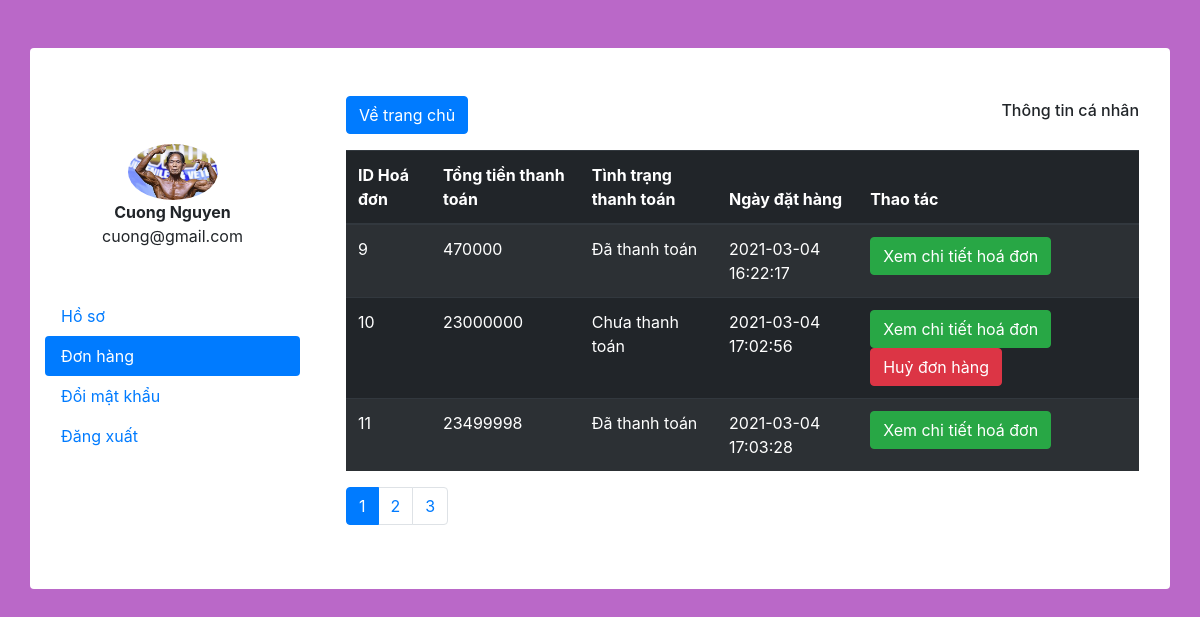
Screenshot of /user_info.php (signed in) with the database file from the repository.
### tables this page shows
CREATE TABLE IF NOT EXISTS `users` (
  `id` int(10) UNSIGNED NOT NULL AUTO_INCREMENT,
  `name` varchar(191) NOT NULL,
  `email` varchar(191) NOT NULL,
  `password` varchar(191) NOT NULL,
  `birth` date NOT NULL DEFAULT '2021-01-22',
  `ngay_tao_tai_khoan` datetime NOT NULL DEFAULT CURRENT_TIMESTAMP,
  `phone` varchar(30) NOT NULL DEFAULT '0',
  `address` varchar(40) NOT NULL,
  `photo` varchar(100) NOT NULL DEFAULT 'image.jpg',
  `is_lock` tinyint(1) NOT NULL DEFAULT '0',
  `is_delete` tinyint(1) NOT NULL DEFAULT '0',
  PRIMARY KEY (`id`),
  UNIQUE KEY `users_email_unique` (`email`)
);

CREATE TABLE IF NOT EXISTS `hoadons` (
  `id` int(10) UNSIGNED NOT NULL AUTO_INCREMENT,
  `user_id` int(10) UNSIGNED NOT NULL,
  `dia_chi_nhan_hang` varchar(50) NOT NULL,
  `tinh_trang_thanh_toan` tinyint(4) NOT NULL DEFAULT '0',
  `ngay_tao` datetime NOT NULL DEFAULT CURRENT_TIMESTAMP,
  `created_at` timestamp NULL DEFAULT NULL,
  `updated_at` timestamp NULL DEFAULT NULL,
  PRIMARY KEY (`id`),
  KEY `user_id` (`user_id`)
);

### user_info.php (called while the page is built, shortened)
<?php
    include_once('config_user.php');
    $_isUserProfilePage = true;
    include_once($level_config_layout.'layout.php');
?>

### lib/DP.php (called while the page is built, shortened)
<?php
	class DP {
		private static function connect_DB() {
			$host = 'localhost';
			$dbname = 'dientoandammay';
			$us = 'root';
			$pass = '';
			try {
				$conn = new PDO("mysql:host=$host;dbname=$dbname;charset=utf8mb4", $us, $pass,
				array(
					PDO::ATTR_ERRMODE => PDO::ERRMODE_EXCEPTION,
					PDO::ATTR_PERSISTENT => false,
					PDO::MYSQL_ATTR_INIT_COMMAND => "SET NAMES utf8mb4 COLLATE utf8mb4_unicode_ci"
					)
				);
				return $conn;
			}
			catch (PDOExecption $e) {
				echo '<script> alert("Error: '. $e->getMessage().'");</script>';
				return null;
			}
		}
		private static function get_type($var) {
			switch (gettype($var)) {
				case 'integer': return PDO::PARAM_INT;
			}
		}
		public static function run_query($query,$paras,$type) {
			try {
				$con = DP::connect_DB();
				$h = $con->prepare($query);
				foreach ($paras as $key=>$para) {
					$h->bindValue($key+1,$para,DP::get_type($para));
				}
				$h->execute();
				switch($type)
				{
					case 2: $result = $h->fetchAll(); break;
				}
				return $result;
			} catch (PDOException $e) {
				echo '<script>alert("'.$e->getMessage().'".);</script>';
			}
		}
	}
?>

### components/users/info.php (the view, shortened to what this page needs)
<?php
    $user_info = DP::run_query("select * from users where is_lock = 0 and id = ? and is_delete = 0",[(int)$_SESSION["id"]],2);
?>
<div class="container rounded bg-white mt-5">
    <div class="row">
        <div class="col-md-3 border-right">
        <?php
            if($user_info[0]["photo"] == "image.jpg") {
        ?>
            <div class="d-flex flex-column align-items-center text-center p-3 py-5">
                <img class="rounded-circle mt-5" src="<?php echo _DIR_['IMG']['USERS']."info/image.jpg" ?>" width="90">
                <span class="font-weight-bold"><?php echo $user_info[0]["name"]; ?></span>
                <span class="text-black-50"><?php echo $user_info[0]["email"]; ?></span>
            </div>
        <?php
            } else {
        ?>
            <div class="d-flex flex-column align-items-center text-center p-3 py-5">
                <img class="rounded-circle mt-5" src="<?php echo _DIR_['IMG']['USERS']."info/".$user_info[0]['photo'] ;?>" width="90">
                <span class="font-weight-bold"><?php echo $user_info[0]["name"]; ?></span>
                <span class="text-black-50"><?php echo $user_info[0]["email"]; ?></span>
            </div>
         <?php
            }
        ?>
            <div class="nav flex-column nav-pills" id="v-pills-tab" role="tablist" aria-orientation="vertical">
                <a class="nav-link" id="form-user-tab" data-toggle="pill" href="#form-user" role="tab" aria-controls="v-pills-home" aria-selected="true">Hồ sơ</a>
                <a class="nav-link active" id="list-don-hang-tab" data-toggle="pill" href="#list-don-hang" role="tab" aria-controls="v-pills-profile" aria-selected="false">Đơn hàng</a>
                <a class="nav-link" id="form-change-pass-tab" data-toggle="pill" href="#form-change-pass" role="tab" aria-controls="v-pills-messages" aria-selected="false">Đổi mật khẩu</a>
                <a class="nav-link" id="form-change-pass-tab" href="user_logout.php">Đăng xuất</a>
            </div>
        </div>
        <div class="col-md-9">
            <div class="p-3 py-5 tab-content">
                <div class="d-flex justify-content-between align-items-center mb-3">
                    <a href="index.php" class="btn btn-primary">Về trang chủ</a>
                    <h6 class="text-right">Thông tin cá nhân</h6>
                </div>
                <div class="tab-pane show active" id="list-don-hang" role="tabpanel" aria-labelledby="list-don-hang-tab">
                    <table class="table table-striped table-dark">
                        <thead>
                            <th>ID Hoá đơn</th>
                            <th>Tổng tiền thanh toán</th>
                            <th>Tình trạng thanh toán</th>
                            <th>Ngày đặt hàng</th>
                            <th>Thao tác</th>
                        </thead>
                        <tbody>
                        <?php
                            $page = 1;
                            $num_row = 3;
                            $min = 1;
                            $count = DP::run_query("select count(*) as 'count' from hoadons where hoadons.user_id = ?",[(int)$_SESSION["id"]],2);
                            $len = $count[0]['count'];
                            $paginate = ceil($len / $num_row) + 1;
                            $bills = DP::run_query("select hoadons.id as 'id',tinh_trang_thanh_toan,sum(chitiethoadons.so_luong * chitiethoadons.don_gia) as 'tong_tien',ngay_tao from hoadons,chitiethoadons where hoadons.id = chitiethoadons.hoa_don_id and hoadons.user_id = ? group by chitiethoadons.hoa_don_id limit ?,? ",[(int)$_SESSION["id"],$min - 1,$num_row],2);
                            foreach($bills as $bill) {
                        ?>
                            <tr id="hoa-don-<?php echo $bill["id"]?>">
                                <td><?php echo $bill["id"];?></td>
                                <td><?php echo $bill["tong_tien"];?></td>
                                <?php
                                    if($bill["tinh_trang_thanh_toan"] == "1") {
                                ?>
                                        <td>Đã thanh toán</td>
                                <?php
                                    } else {
                                ?>
                                        <td>Chưa thanh toán</td>
                                <?php
                                    }
                                ?>
                                <td><?php echo $bill["ngay_tao"] ;?></td>
                                <td>
                                    <button data-bill_id="<?php echo $bill["id"];?>" class="btn btn-success btn-xem-chi-tiet-hoa-don">Xem chi tiết hoá đơn</button>
                                    <?php
                                        if($bill["tinh_trang_thanh_toan"] == "0") {
                                    ?>
                                            <button data-bill_id="<?php echo $bill["id"];?>" class="btn btn-danger btn-order-cancel">Huỷ đơn hàng</button>
                                    <?php
                                        }
                                    ?>
                                </td>
                            </tr>
                        <?php
                            }
                        ?>
                        </tbody>
                    </table>
                    <nav aria-label="Page navigation example">
                        <ul class="pagination">
                        <?php
                            for($i = 1 ; $i < $paginate ; $i++) {
                        ?>
                                <li class="page-item <?php echo ($i == $page) ? "active" : "" ;?>">
                                    <a class="page-link" href="user_info.php?page=<?php echo $i; ?>"><?php echo $i; ?></a>
                                </li>
                        <?php
                            }
                        ?>
                        </ul>
                    </nav>
                </div>
            </div>
        </div>
    </div>
</div>

### layout.php (shortened to what this page needs)
<?php
    if($_isUserProfilePage == true) {
        $dir_info = _DIR_['COMPONENTS']['USERS'];
        include($dir_info.'head_info.php');
        include($dir_info.'info.php');
        include($dir_info.'script.php');
    }
?>

### components/users/head_info.php (shortened to what this page needs)
<!DOCTYPE html>
<html lang="en">
<head>
    <link href=<?php echo _DIR_['CSS']['USERS'].'bootstrap.min.css'?> rel="stylesheet" />
    <link rel="stylesheet" type="text/css" href=<?php echo _DIR_['FONT']['USERS'].'font-awesome-4.7.0/css/font-awesome.min.css';?>>
    <link href=<?php echo _DIR_['CSS']['USERS'].'user_info_style.css';?> rel="stylesheet" />
</head>
<body>

### components/users/script.php (shortened to what this page needs)
</body>
</html>

### css/user_info_style.css (style rules this page uses)
body { background: #BA68C8 }

### rows the page displays
users: photo (picture), name "Cuong Nguyen", email "cuong@gmail.com"
hoadons: id "9", tong_tien "470000", tinh_trang_thanh_toan "Đã thanh toán", ngay_tao "2021-03-04 16:22:17"
hoadons: id "10", tong_tien "23000000", tinh_trang_thanh_toan "Chưa thanh toán", ngay_tao "2021-03-04 17:02:56"
hoadons: id "11", tong_tien "23499998", tinh_trang_thanh_toan "Đã thanh toán", ngay_tao "2021-03-04 17:03:28"
